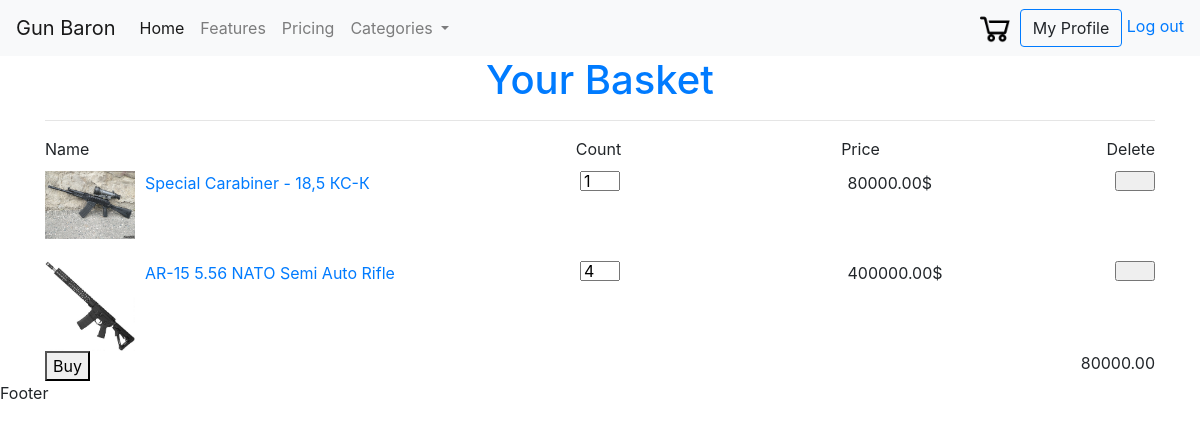
Page /basket/ (signed in) on the earlier database version.
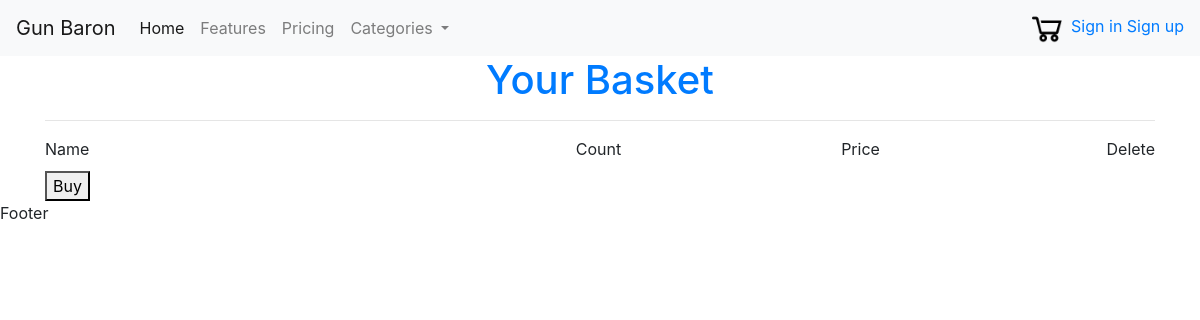
Same page on the later database version.
### orders/models.py (models this page shows, shortened)
class ProductInOrder(models.Model):
    order = models.ForeignKey(Order, on_delete=models.CASCADE, blank=True, null=True, default=None)
    product = models.ForeignKey(Product, on_delete=models.CASCADE, blank=True, null=True, default=None)
    amount = models.IntegerField(default=1)
    price_per_item = models.DecimalField(max_digits=20, decimal_places=2, default=0)
    total_price = models.DecimalField(max_digits=20, decimal_places=2, default=0)  # price*amount
    is_active = models.BooleanField(default=True)
    created = models.DateTimeField(auto_now_add=True, auto_now=False)
    updated = models.DateTimeField(auto_now_add=False, auto_now=True)

class Order(models.Model):
    NEW = 'n'
    OLD = 'o'
    STATUS = (
        (NEW, 'New'),
        (OLD, 'Old'),
    )
    total_price = models.DecimalField(max_digits=10, decimal_places=2, default=0)  # total price for all products in order
    customer_name = models.CharField(max_length=64, blank=True, null=True, default=None)
    customer_email = models.EmailField(blank=True, null=True, default=None)
    customer_phone = models.CharField(max_length=48, blank=True, null=True, default=None)
    customer_address = models.CharField(max_length=128, blank=True, null=True, default=None)
    comments = models.TextField(blank=True, null=True, default=None)
    status = models.CharField(max_length=50, choices=STATUS, default=NEW)
    created = models.DateTimeField(auto_now_add=True, auto_now=False)
    updated = models.DateTimeField(auto_now_add=False, auto_now=True)

### products/models.py (models this page shows, shortened)
class Product(models.Model):
    name = models.CharField(max_length=100, blank=True, null=True, default=None)
    price = models.BigIntegerField(default=1)
    description = models.TextField(blank=True, null=True, default=None)
    created = models.DateTimeField(auto_now_add=True, auto_now=False)
    updated = models.DateTimeField(auto_now_add=False, auto_now=True)
    category = models.ForeignKey(Category, on_delete=models.CASCADE, blank=True, null=True, default=None)
    slug = models.SlugField(blank=True, null=True, default=None, max_length=40)
    def get_image(self):
        return self.productimage_set.filter(main=True)

class ProductImage(models.Model):
    product = models.ForeignKey(Product, on_delete=models.CASCADE, blank=True, null=True, default=None)
    image = models.ImageField(upload_to='products_images/')
    main = models.BooleanField(default=False, blank=True, null=True)
    created = models.DateTimeField(auto_now_add=True, auto_now=False)
    updated = models.DateTimeField(auto_now_add=False, auto_now=True)

### auth_reg/views.py (the view)
# urls.py: path('basket/', views.basket, name='basket'),
def basket(request):
    orders = ProductInOrder.objects.all().filter(order__status='n')
    if len(orders) != 0:
        total_price = orders[0].order.total_price
        if request.session.has_key('login'):
            auth = request.session['login']
            return render(request, 'auth_reg/basket.html', locals())
        else:
            print('Not Auth')
    return render(request, 'auth_reg/basket.html', locals())

### templates/auth_reg/basket.html (shortened to what this page needs)
{% extends 'base.html' %}
{% load static %}
{% block head %}
    <link rel="stylesheet" type="text/css" href="{% static 'static/basket.css' %}">
{% endblock head %}
{% block content %}
    <div class="container">
        <h1 class="h1 text-primary text-center">Your Basket</h1>
        <hr>
        <div class="order">
            <div class="main">
                <div class="header">
                    <div class="name">Name</div>
                    <div class="count">Count</div>
                    <div class="price">Price</div>
                    <div>Delete</div>
                </div>
                {% if orders %}
                    {% for i in orders %}
                        <div class="product">
                            <div class="name">
                                <div class="img">
                                    <img src="{{ i.product.get_image.0.image.url }}">
                                </div>
                                <a href="{% url 'product' i.product.slug %}">{{ i.product.name }}</a>
                            </div>
                            <div class="count">
                                <input type="number" name="" value="{{ i.amount }}" class="" id="id_{{ forloop.counter0 }}" onchange="count({{ forloop.counter0 }})">
                            </div>
                            <div class="price">
                                <span>{{ i.total_price }} </span>
                                <span>$</span>
                            </div>
                            <div>
                                <input type="button" id="delete" onclick="del({{ forloop.counter0 }})">
                            </div>
                        </div>
                    {% endfor %}
                {% endif %}
                <button onclick="buy()">Buy</button>
                <p class="total_price float-right" id="total_price">{{ total_price }}</p>
            </div>
        </div>
    </div>
{% endblock content %}

Differences in the rows shown:
removed ProductInOrder: product.get_image.0.image (picture), product.name "Special Carabiner - 18,5 КС-К", amount "1", total_price "80000.00"
removed ProductInOrder: product.get_image.0.image (picture), product.name "AR-15 5.56 NATO Semi Auto Rifle", amount "4", total_price "400000.00"
removed Order: total_price "80000.00"
Other differences:
text no longer shown: "My Profile Log out"
text now shown: "Sign in Sign up"
